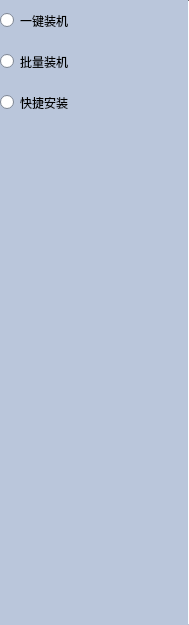
    <widget class="QWidget" name="left_layout" native="true">
     <property name="geometry">
      <rect>
       <x>0</x>
       <y>94</y>
       <width>189</width>
       <height>625</height>
      </rect>
     </property>
     <property name="palette">
      <palette>
       <active>
        <colorrole role="WindowText">
         <brush brushstyle="SolidPattern">
          <color alpha="255">
           <red>0</red>
           <green>0</green>
           <blue>0</blue>
          </color>
         </brush>
        </colorrole>
        <colorrole role="Button">
         <brush brushstyle="SolidPattern">
          <color alpha="255">
           <red>186</red>
           <green>198</green>
           <blue>219</blue>
          </color>
         </brush>
        </colorrole>
        <colorrole role="Light">
         <brush brushstyle="SolidPattern">
          <color alpha="255">
           <red>255</red>
           <green>255</green>
           <blue>255</blue>
          </color>
         </brush>
        </colorrole>
        <colorrole role="Midlight">
         <brush brushstyle="SolidPattern">
          <color alpha="255">
           <red>220</red>
           <green>226</green>
           <blue>237</blue>
          </color>
         </brush>
        </colorrole>
        <colorrole role="Dark">
         <brush brushstyle="SolidPattern">
          <color alpha="255">
           <red>93</red>
           <green>99</green>
           <blue>109</blue>
          </color>
         </brush>
        </colorrole>
        <colorrole role="Mid">
         <brush brushstyle="SolidPattern">
          <color alpha="255">
           <red>124</red>
           <green>132</green>
           <blue>146</blue>
          </color>
         </brush>
        </colorrole>
        <colorrole role="Text">
         <brush brushstyle="SolidPattern">
          <color alpha="255">
           <red>0</red>
           <green>0</green>
           <blue>0</blue>
          </color>
         </brush>
        </colorrole>
        <colorrole role="BrightText">
         <brush brushstyle="SolidPattern">
          <color alpha="255">
           <red>255</red>
           <green>255</green>
           <blue>255</blue>
          </color>
         </brush>
        </colorrole>
        <colorrole role="ButtonText">
         <brush brushstyle="SolidPattern">
          <color alpha="255">
           <red>0</red>
           <green>0</green>
           <blue>0</blue>
          </color>
         </brush>
        </colorrole>
        <colorrole role="Base">
         <brush brushstyle="SolidPattern">
          <color alpha="255">
           <red>255</red>
           <green>255</green>
           <blue>255</blue>
          </color>
         </brush>
        </colorrole>
        <colorrole role="Window">
         <brush brushstyle="SolidPattern">
          <color alpha="255">
           <red>186</red>
           <green>198</green>
           <blue>219</blue>
          </color>
         </brush>
        </colorrole>
        <colorrole role="Shadow">
         <brush brushstyle="SolidPattern">
          <color alpha="255">
           <red>0</red>
           <green>0</green>
           <blue>0</blue>
          </color>
         </brush>
        </colorrole>
        <colorrole role="AlternateBase">
         <brush brushstyle="SolidPattern">
          <color alpha="255">
           <red>220</red>
           <green>226</green>
           <blue>237</blue>
          </color>
         </brush>
        </colorrole>
        <colorrole role="ToolTipBase">
         <brush brushstyle="SolidPattern">
          <color alpha="255">
           <red>255</red>
           <green>255</green>
           <blue>220</blue>
          </color>
         </brush>
        </colorrole>
        <colorrole role="ToolTipText">
         <brush brushstyle="SolidPattern">
          <color alpha="255">
           <red>0</red>
           <green>0</green>
           <blue>0</blue>
          </color>
         </brush>
        </colorrole>
       </active>
       <inactive>
        <colorrole role="WindowText">
         <brush brushstyle="SolidPattern">
          <color alpha="255">
           <red>0</red>
           <green>0</green>
           <blue>0</blue>
          </color>
         </brush>
        </colorrole>
        <colorrole role="Button">
         <brush brushstyle="SolidPattern">
          <color alpha="255">
           <red>186</red>
           <green>198</green>
           <blue>219</blue>
          </color>
         </brush>
        </colorrole>
        <colorrole role="Light">
         <brush brushstyle="SolidPattern">
          <color alpha="255">
           <red>255</red>
           <green>255</green>
           <blue>255</blue>
          </color>
         </brush>
        </colorrole>
        <colorrole role="Midlight">
         <brush brushstyle="SolidPattern">
          <color alpha="255">
           <red>220</red>
           <green>226</green>
           <blue>237</blue>
          </color>
         </brush>
        </colorrole>
        <colorrole role="Dark">
         <brush brushstyle="SolidPattern">
          <color alpha="255">
           <red>93</red>
           <green>99</green>
           <blue>109</blue>
          </color>
         </brush>
        </colorrole>
        <colorrole role="Mid">
         <brush brushstyle="SolidPattern">
          <color alpha="255">
           <red>124</red>
           <green>132</green>
           <blue>146</blue>
          </color>
         </brush>
        </colorrole>
        <colorrole role="Text">
         <brush brushstyle="SolidPattern">
          <color alpha="255">
           <red>0</red>
           <green>0</green>
           <blue>0</blue>
          </color>
         </brush>
        </colorrole>
        <colorrole role="BrightText">
         <brush brushstyle="SolidPattern">
          <color alpha="255">
           <red>255</red>
           <green>255</green>
           <blue>255</blue>
          </color>
         </brush>
        </colorrole>
        <colorrole role="ButtonText">
         <brush brushstyle="SolidPattern">
          <color alpha="255">
           <red>0</red>
           <green>0</green>
           <blue>0</blue>
          </color>
         </brush>
        </colorrole>
        <colorrole role="Base">
         <brush brushstyle="SolidPattern">
          <color alpha="255">
           <red>255</red>
           <green>255</green>
           <blue>255</blue>
          </color>
         </brush>
        </colorrole>
        <colorrole role="Window">
         <brush brushstyle="SolidPattern">
          <color alpha="255">
           <red>186</red>
           <green>198</green>
           <blue>219</blue>
          </color>
         </brush>
        </colorrole>
        <colorrole role="Shadow">
         <brush brushstyle="SolidPattern">
          <color alpha="255">
           <red>0</red>
           <green>0</green>
           <blue>0</blue>
          </color>
         </brush>
        </colorrole>
        <colorrole role="AlternateBase">
         <brush brushstyle="SolidPattern">
          <color alpha="255">
           <red>220</red>
           <green>226</green>
           <blue>237</blue>
          </color>
         </brush>
        </colorrole>
        <colorrole role="ToolTipBase">
         <brush brushstyle="SolidPattern">
          <color alpha="255">
           <red>255</red>
           <green>255</green>
           <blue>220</blue>
          </color>
         </brush>
        </colorrole>
        <colorrole role="ToolTipText">
         <brush brushstyle="SolidPattern">
          <color alpha="255">
           <red>0</red>
           <green>0</green>
           <blue>0</blue>
          </color>
         </brush>
        </colorrole>
       </inactive>
       <disabled>
        <colorrole role="WindowText">
         <brush brushstyle="SolidPattern">
          <color alpha="255">
           <red>93</red>
           <green>99</green>
           <blue>109</blue>
          </color>
         </brush>
        </colorrole>
        <colorrole role="Button">
         <brush brushstyle="SolidPattern">
          <color alpha="255">
           <red>186</red>
           <green>198</green>
           <blue>219</blue>
          </color>
         </brush>
        </colorrole>
        <colorrole role="Light">
         <brush brushstyle="SolidPattern">
          <color alpha="255">
           <red>255</red>
           <green>255</green>
           <blue>255</blue>
          </color>
         </brush>
        </colorrole>
        <colorrole role="Midlight">
         <brush brushstyle="SolidPattern">
          <color alpha="255">
           <red>220</red>
           <green>226</green>
           <blue>237</blue>
          </color>
         </brush>
        </colorrole>
        <colorrole role="Dark">
         <brush brushstyle="SolidPattern">
          <color alpha="255">
           <red>93</red>
           <green>99</green>
           <blue>109</blue>
          </color>
         </brush>
        </colorrole>
        <colorrole role="Mid">
         <brush brushstyle="SolidPattern">
          <color alpha="255">
           <red>124</red>
           <green>132</green>
           <blue>146</blue>
          </color>
         </brush>
        </colorrole>
        <colorrole role="Text">
         <brush brushstyle="SolidPattern">
          <color alpha="255">
           <red>93</red>
           <green>99</green>
           <blue>109</blue>
          </color>
         </brush>
        </colorrole>
        <colorrole role="BrightText">
         <brush brushstyle="SolidPattern">
          <color alpha="255">
           <red>255</red>
           <green>255</green>
           <blue>255</blue>
          </color>
         </brush>
        </colorrole>
        <colorrole role="ButtonText">
         <brush brushstyle="SolidPattern">
          <color alpha="255">
           <red>93</red>
           <green>99</green>
           <blue>109</blue>
          </color>
         </brush>
        </colorrole>
        <colorrole role="Base">
         <brush brushstyle="SolidPattern">
          <color alpha="255">
           <red>186</red>
           <green>198</green>
           <blue>219</blue>
          </color>
         </brush>
        </colorrole>
        <colorrole role="Window">
         <brush brushstyle="SolidPattern">
          <color alpha="255">
           <red>186</red>
           <green>198</green>
           <blue>219</blue>
          </color>
         </brush>
        </colorrole>
        <colorrole role="Shadow">
         <brush brushstyle="SolidPattern">
          <color alpha="255">
           <red>0</red>
           <green>0</green>
           <blue>0</blue>
          </color>
         </brush>
        </colorrole>
        <colorrole role="AlternateBase">
         <brush brushstyle="SolidPattern">
          <color alpha="255">
           <red>186</red>
           <green>198</green>
           <blue>219</blue>
          </color>
         </brush>
        </colorrole>
        <colorrole role="ToolTipBase">
         <brush brushstyle="SolidPattern">
          <color alpha="255">
           <red>255</red>
           <green>255</green>
           <blue>220</blue>
          </color>
         </brush>
        </colorrole>
        <colorrole role="ToolTipText">
         <brush brushstyle="SolidPattern">
          <color alpha="255">
           <red>0</red>
           <green>0</green>
           <blue>0</blue>
          </color>
         </brush>
        </colorrole>
       </disabled>
      </palette>
     </property>
     <widget class="QRadioButton" name="tab_btn_2">
      <property name="geometry">
       <rect>
        <x>0</x>
        <y>41</y>
        <width>189</width>
        <height>41</height>
       </rect>
      </property>
      <property name="sizePolicy">
       <sizepolicy hsizetype="Ignored" vsizetype="Ignored">
        <horstretch>0</horstretch>
        <verstretch>0</verstretch>
       </sizepolicy>
      </property>
      <property name="maximumSize">
       <size>
        <width>189</width>
        <height>41</height>
       </size>
      </property>
      <property name="focusPolicy">
       <enum>Qt::NoFocus</enum>
      </property>
      <property name="contextMenuPolicy">
       <enum>Qt::NoContextMenu</enum>
      </property>
      <property name="layoutDirection">
       <enum>Qt::LeftToRight</enum>
      </property>
      <property name="text">
       <string>批量装机</string>
      </property>
     </widget>
     <widget class="QRadioButton" name="tab_btn_1">
      <property name="geometry">
       <rect>
        <x>0</x>
        <y>0</y>
        <width>189</width>
        <height>41</height>
       </rect>
      </property>
      <property name="sizePolicy">
       <sizepolicy hsizetype="Ignored" vsizetype="Ignored">
        <horstretch>0</horstretch>
        <verstretch>0</verstretch>
       </sizepolicy>
      </property>
      <property name="focusPolicy">
       <enum>Qt::NoFocus</enum>
      </property>
      <property name="contextMenuPolicy">
       <enum>Qt::NoContextMenu</enum>
      </property>
      <property name="accessibleDescription">
       <string notr="true"/>
      </property>
      <property name="layoutDirection">
       <enum>Qt::LeftToRight</enum>
      </property>
      <property name="text">
       <string>一键装机</string>
      </property>
     </widget>
     <widget class="QRadioButton" name="tab_btn_3">
      <property name="enabled">
       <bool>true</bool>
      </property>
      <property name="geometry">
       <rect>
        <x>0</x>
        <y>82</y>
        <width>189</width>
        <height>41</height>
       </rect>
      </property>
      <property name="sizePolicy">
       <sizepolicy hsizetype="Ignored" vsizetype="Ignored">
        <horstretch>0</horstretch>
        <verstretch>0</verstretch>
       </sizepolicy>
      </property>
      <property name="focusPolicy">
       <enum>Qt::NoFocus</enum>
      </property>
      <property name="contextMenuPolicy">
       <enum>Qt::NoContextMenu</enum>
      </property>
      <property name="text">
       <string>快捷安装</string>
      </property>
     </widget>
     <widget class="Line" name="left_layout_vert_line">
      <property name="geometry">
       <rect>
        <x>188</x>
        <y>0</y>
        <width>1</width>
        <height>625</height>
       </rect>
      </property>
      <property name="palette">
       <palette>
        <active>
         <colorrole role="WindowText">
          <brush brushstyle="SolidPattern">
           <color alpha="255">
            <red>0</red>
            <green>0</green>
            <blue>0</blue>
           </color>
          </brush>
         </colorrole>
         <colorrole role="Button">
          <brush brushstyle="SolidPattern">
           <color alpha="255">
            <red>228</red>
            <green>225</green>
            <blue>225</blue>
           </color>
          </brush>
         </colorrole>
         <colorrole role="Light">
          <brush brushstyle="SolidPattern">
           <color alpha="255">
            <red>255</red>
            <green>255</green>
            <blue>255</blue>
           </color>
          </brush>
         </colorrole>
         <colorrole role="Midlight">
          <brush brushstyle="SolidPattern">
           <color alpha="255">
            <red>241</red>
            <green>240</green>
            <blue>240</blue>
           </color>
          </brush>
         </colorrole>
         <colorrole role="Dark">
          <brush brushstyle="SolidPattern">
           <color alpha="255">
            <red>114</red>
            <green>112</green>
            <blue>112</blue>
           </color>
          </brush>
         </colorrole>
         <colorrole role="Mid">
          <brush brushstyle="SolidPattern">
           <color alpha="255">
            <red>152</red>
            <green>150</green>
            <blue>150</blue>
           </color>
          </brush>
         </colorrole>
         <colorrole role="Text">
          <brush brushstyle="SolidPattern">
           <color alpha="255">
            <red>0</red>
            <green>0</green>
            <blue>0</blue>
           </color>
          </brush>
         </colorrole>
         <colorrole role="BrightText">
          <brush brushstyle="SolidPattern">
           <color alpha="255">
            <red>255</red>
            <green>255</green>
            <blue>255</blue>
           </color>
          </brush>
         </colorrole>
         <colorrole role="ButtonText">
          <brush brushstyle="SolidPattern">
           <color alpha="255">
            <red>0</red>
            <green>0</green>
            <blue>0</blue>
           </color>
          </brush>
         </colorrole>
         <colorrole role="Base">
          <brush brushstyle="SolidPattern">
           <color alpha="255">
            <red>255</red>
            <green>255</green>
            <blue>255</blue>
           </color>
          </brush>
         </colorrole>
         <colorrole role="Window">
          <brush brushstyle="SolidPattern">
           <color alpha="255">
            <red>228</red>
            <green>225</green>
            <blue>225</blue>
           </color>
          </brush>
         </colorrole>
         <colorrole role="Shadow">
          <brush brushstyle="SolidPattern">
           <color alpha="255">
            <red>0</red>
            <green>0</green>
            <blue>0</blue>
           </color>
          </brush>
         </colorrole>
         <colorrole role="AlternateBase">
          <brush brushstyle="SolidPattern">
           <color alpha="255">
            <red>241</red>
            <green>240</green>
            <blue>240</blue>
           </color>
          </brush>
         </colorrole>
         <colorrole role="ToolTipBase">
          <brush brushstyle="SolidPattern">
           <color alpha="255">
            <red>255</red>
            <green>255</green>
            <blue>220</blue>
           </color>
          </brush>
         </colorrole>
         <colorrole role="ToolTipText">
          <brush brushstyle="SolidPattern">
           <color alpha="255">
            <red>0</red>
            <green>0</green>
            <blue>0</blue>
           </color>
          </brush>
         </colorrole>
        </active>
        <inactive>
         <colorrole role="WindowText">
          <brush brushstyle="SolidPattern">
           <color alpha="255">
            <red>0</red>
            <green>0</green>
            <blue>0</blue>
           </color>
          </brush>
         </colorrole>
         <colorrole role="Button">
          <brush brushstyle="SolidPattern">
           <color alpha="255">
            <red>228</red>
            <green>225</green>
            <blue>225</blue>
           </color>
          </brush>
         </colorrole>
         <colorrole role="Light">
          <brush brushstyle="SolidPattern">
           <color alpha="255">
            <red>255</red>
            <green>255</green>
            <blue>255</blue>
           </color>
          </brush>
         </colorrole>
         <colorrole role="Midlight">
          <brush brushstyle="SolidPattern">
           <color alpha="255">
            <red>241</red>
            <green>240</green>
            <blue>240</blue>
           </color>
          </brush>
         </colorrole>
         <colorrole role="Dark">
          <brush brushstyle="SolidPattern">
           <color alpha="255">
            <red>114</red>
            <green>112</green>
            <blue>112</blue>
           </color>
          </brush>
         </colorrole>
         <colorrole role="Mid">
          <brush brushstyle="SolidPattern">
           <color alpha="255">
            <red>152</red>
            <green>150</green>
            <blue>150</blue>
           </color>
          </brush>
         </colorrole>
         <colorrole role="Text">
          <brush brushstyle="SolidPattern">
           <color alpha="255">
            <red>0</red>
            <green>0</green>
            <blue>0</blue>
           </color>
          </brush>
         </colorrole>
         <colorrole role="BrightText">
          <brush brushstyle="SolidPattern">
           <color alpha="255">
            <red>255</red>
            <green>255</green>
            <blue>255</blue>
           </color>
          </brush>
         </colorrole>
         <colorrole role="ButtonText">
          <brush brushstyle="SolidPattern">
           <color alpha="255">
            <red>0</red>
            <green>0</green>
            <blue>0</blue>
           </color>
          </brush>
         </colorrole>
         <colorrole role="Base">
          <brush brushstyle="SolidPattern">
           <color alpha="255">
            <red>255</red>
            <green>255</green>
            <blue>255</blue>
           </color>
          </brush>
         </colorrole>
         <colorrole role="Window">
          <brush brushstyle="SolidPattern">
           <color alpha="255">
            <red>228</red>
            <green>225</green>
            <blue>225</blue>
           </color>
          </brush>
         </colorrole>
         <colorrole role="Shadow">
          <brush brushstyle="SolidPattern">
           <color alpha="255">
            <red>0</red>
            <green>0</green>
            <blue>0</blue>
           </color>
          </brush>
         </colorrole>
         <colorrole role="AlternateBase">
          <brush brushstyle="SolidPattern">
           <color alpha="255">
            <red>241</red>
            <green>240</green>
            <blue>240</blue>
           </color>
          </brush>
         </colorrole>
         <colorrole role="ToolTipBase">
          <brush brushstyle="SolidPattern">
           <color alpha="255">
            <red>255</red>
            <green>255</green>
            <blue>220</blue>
           </color>
          </brush>
         </colorrole>
         <colorrole role="ToolTipText">
          <brush brushstyle="SolidPattern">
           <color alpha="255">
            <red>0</red>
            <green>0</green>
            <blue>0</blue>
           </color>
          </brush>
         </colorrole>
        </inactive>
        <disabled>
         <colorrole role="WindowText">
          <brush brushstyle="SolidPattern">
           <color alpha="255">
            <red>114</red>
            <green>112</green>
            <blue>112</blue>
           </color>
          </brush>
         </colorrole>
         <colorrole role="Button">
          <brush brushstyle="SolidPattern">
           <color alpha="255">
            <red>228</red>
            <green>225</green>
            <blue>225</blue>
           </color>
          </brush>
         </colorrole>
         <colorrole role="Light">
          <brush brushstyle="SolidPattern">
           <color alpha="255">
            <red>255</red>
            <green>255</green>
            <blue>255</blue>
           </color>
          </brush>
         </colorrole>
         <colorrole role="Midlight">
          <brush brushstyle="SolidPattern">
           <color alpha="255">
            <red>241</red>
            <green>240</green>
            <blue>240</blue>
           </color>
          </brush>
         </colorrole>
         <colorrole role="Dark">
          <brush brushstyle="SolidPattern">
           <color alpha="255">
            <red>114</red>
            <green>112</green>
            <blue>112</blue>
           </color>
          </brush>
         </colorrole>
         <colorrole role="Mid">
          <brush brushstyle="SolidPattern">
           <color alpha="255">
            <red>152</red>
            <green>150</green>
            <blue>150</blue>
           </color>
          </brush>
         </colorrole>
         <colorrole role="Text">
          <brush brushstyle="SolidPattern">
           <color alpha="255">
            <red>114</red>
            <green>112</green>
            <blue>112</blue>
           </color>
          </brush>
         </colorrole>
         <colorrole role="BrightText">
          <brush brushstyle="SolidPattern">
           <color alpha="255">
            <red>255</red>
            <green>255</green>
            <blue>255</blue>
           </color>
          </brush>
         </colorrole>
         <colorrole role="ButtonText">
          <brush brushstyle="SolidPattern">
           <color alpha="255">
            <red>114</red>
            <green>112</green>
            <blue>112</blue>
           </color>
          </brush>
         </colorrole>
         <colorrole role="Base">
          <brush brushstyle="SolidPattern">
           <color alpha="255">
            <red>228</red>
            <green>225</green>
            <blue>225</blue>
           </color>
          </brush>
         </colorrole>
         <colorrole role="Window">
          <brush brushstyle="SolidPattern">
           <color alpha="255">
            <red>228</red>
            <green>225</green>
            <blue>225</blue>
           </color>
          </brush>
         </colorrole>
         <colorrole role="Shadow">
          <brush brushstyle="SolidPattern">
           <color alpha="255">
            <red>0</red>
            <green>0</green>
            <blue>0</blue>
           </color>
          </brush>
         </colorrole>
         <colorrole role="AlternateBase">
          <brush brushstyle="SolidPattern">
           <color alpha="255">
            <red>228</red>
            <green>225</green>
            <blue>225</blue>
           </color>
          </brush>
         </colorrole>
         <colorrole role="ToolTipBase">
          <brush brushstyle="SolidPattern">
           <color alpha="255">
            <red>255</red>
            <green>255</green>
            <blue>220</blue>
           </color>
          </brush>
         </colorrole>
         <colorrole role="ToolTipText">
          <brush brushstyle="SolidPattern">
           <color alpha="255">
            <red>0</red>
            <green>0</green>
            <blue>0</blue>
           </color>
          </brush>
         </colorrole>
        </disabled>
       </palette>
      </property>
      <property name="orientation">
       <enum>Qt::Vertical</enum>
      </property>
     </widget>
     <widget class="QWidget" name="single_widget" native="true">
      <property name="geometry">
       <rect>
        <x>0</x>
        <y>450</y>
        <width>189</width>
        <height>110</height>
       </rect>
      </property>
      <widget class="QLabel" name="single_gif">
       <property name="geometry">
        <rect>
         <x>60</x>
         <y>17</y>
         <width>25</width>
         <height>25</height>
        </rect>
       </property>
       <property name="text">
        <string/>
       </property>
      </widget>
      <widget class="QLabel" name="single_tip">
       <property name="geometry">
        <rect>
         <x>0</x>
         <y>94</y>
         <width>189</width>
         <height>14</height>
        </rect>
       </property>
       <property name="text">
        <string/>
       </property>
       <property name="alignment">
        <set>Qt::AlignCenter</set>
       </property>
      </widget>
      <widget class="QLabel" name="single_state">
       <property name="geometry">
        <rect>
         <x>0</x>
         <y>72</y>
         <width>189</width>
         <height>14</height>
        </rect>
       </property>
       <property name="text">
        <string/>
       </property>
       <property name="alignment">
        <set>Qt::AlignCenter</set>
       </property>
      </widget>
      <widget class="QLabel" name="single_icon">
       <property name="geometry">
        <rect>
         <x>53</x>
         <y>0</y>
         <width>84</width>
         <height>58</height>
        </rect>
       </property>
       <property name="text">
        <string/>
       </property>
      </widget>
     </widget>
    </widget>
